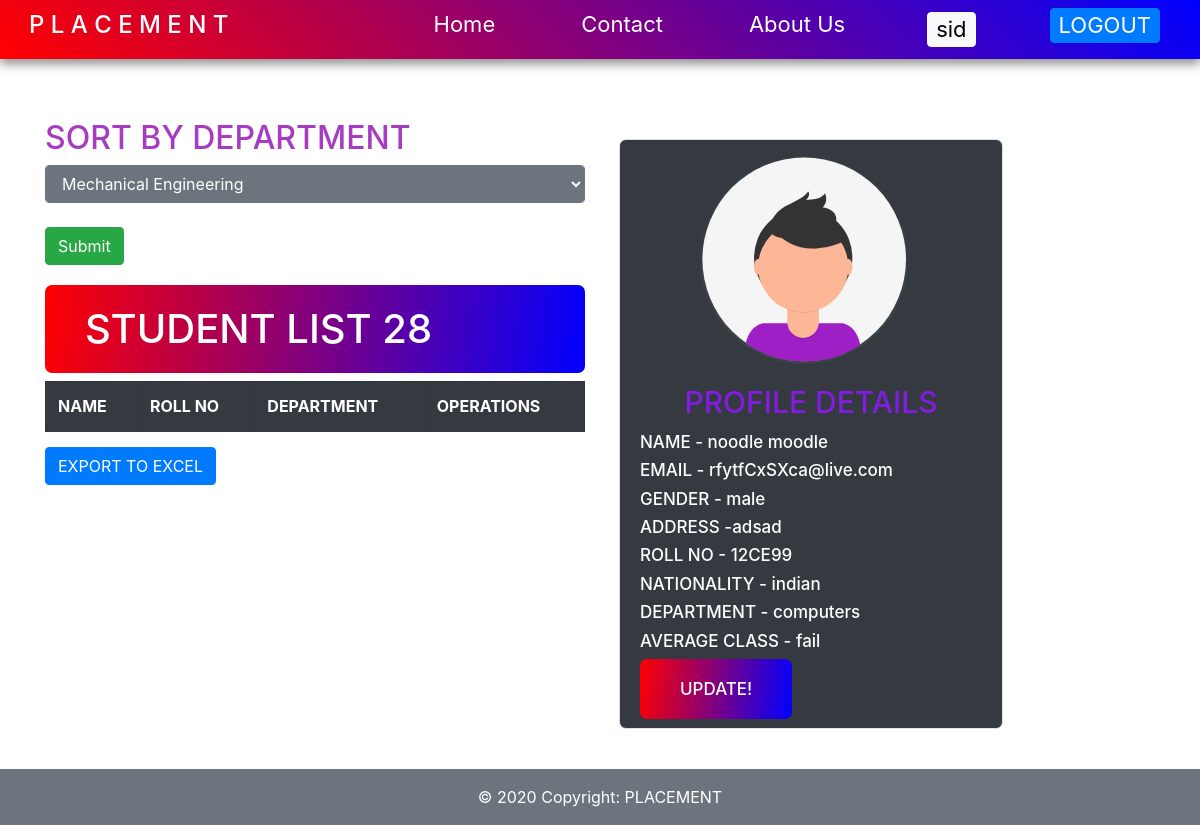
/placement/admin_student.php?id=28 (signed in), run on the app's committed database.
### tables this page shows
CREATE TABLE `student` (
  `id` int(100) NOT NULL,
  `username` varchar(100) NOT NULL,
  `pass` varchar(100) NOT NULL,
  `sex` enum('male','female') NOT NULL,
  `name` varchar(100) NOT NULL,
  `email` varchar(100) NOT NULL,
  `address` varchar(100) NOT NULL,
  `rollno` varchar(100) NOT NULL,
  `nationality` enum('indian','other') NOT NULL,
  `avg_class` enum('fail','first class','second class','distinction') NOT NULL,
  `department` enum('mechanical','electronics','computers','automobile','medical electronics') NOT NULL,
  `usertype` varchar(100) NOT NULL,
  `state` enum('active','inactive') NOT NULL
);

### placement/admin_student.php (the view, shortened to what this page needs)
<?php
include ('includes/db.php');
$id=$_GET['id'];
?>
<!DOCTYPE html>
<html lang="en">
<head>
<link rel="stylesheet" href="styles/style.css">
<link rel="stylesheet" href="css/bootstrap.min.css">
<link href="https://stackpath.bootstrapcdn.com/font-awesome/4.7.0/css/font-awesome.min.css" rel="stylesheet" >
<link rel="stylesheet" href="https://maxcdn.bootstrapcdn.com/bootstrap/4.0.0/css/bootstrap.min.css">
</head>
<body>
<nav class="navbar navbar-expand-lg " id="navbar-id">
<h4 class="ml-3" style="color: white;">P L A C E M E N T</h4>
<div class="collapse navbar-collapse" id="nav-collapse">
<ul class="navbar-nav ml-auto">
<li class="nav-item active">
<a class="nav-link active" href="index.php">Home </a>
</li>
<li class="nav-item">
<a class="nav-link" href="contact.php">Contact</a>
</li>
<li class="nav-item">
<a class="nav-link " href="about.php" >About Us</a>
</li>
<li><a class="nav-link btn btn-light m-1" style="color:black;" href="admin.php">sid </a>
</li>
<li> <a class="nav-link btn btn-primary" href="logout.php"> LOGOUT </a></li>
</ul>
</div>
</nav>
<section id="content">
<div class="container ">
<div class="row">
<div class="col-12 col-md-6 left-side tex-center ">
<form action="?" method="POST">
<h2 class="login-head">SORT BY DEPARTMENT</h2>
<select name="department" class="form-control btn-secondary " value="">
<option value="mechanical">Mechanical Engineering</option>
</select><br>
<input class="btn btn-success" type="submit" name="Search" >
</form>
<h1 class="bt-login">STUDENT LIST <?php echo $id?></h1>
<table class="table table-dark mt-1 table-bordered table-responsive-sm table-responsive-md table-responsive-lg " style=" border-radius:9px;">
<tr>
<thead class="thead bg-dark ">
<th scope="col">NAME</th>
<th scope="col" >ROLL NO</th>
<th scope="col">DEPARTMENT</th>
<th colspan="2">OPERATIONS</th>
</thead>
</tr>
</table>
<a class="btn btn-primary" href="excel_s.php?export=true">EXPORT TO EXCEL</a>
</div>
<div class=" col-12 col-md-6 right-side">
<?php
$sv = "select * from student where id=$id ";
$sv_result = mysqli_query($con, $sv);
?>
<div class="card bg-dark border ml-1" style="width: 24rem; border-radius:7px;">
            <img src="images/student.svg" class="card-img-top  mt-3 " style="width:13rem;margin-left:5rem;" alt="Profile PIC">
            <div class="card-body " style="border-radius:7px">
            <h5 class="card-title text-center " style="color: rgb(129, 28, 224); font-size:30px;">PROFILE DETAILS</h5>
            <?php
while($row = mysqli_fetch_array($sv_result))
{
?>
<h5 style="color:white; font-size:17px">NAME - <?php  echo $row['name'];?></ h5>
<br>
<h5 style="color:white; font-size:17px">EMAIL - <?php echo $row['email'];?></ h5>
<br>
<h5 style="color:white; font-size:17px">GENDER - <?php echo $row['sex'];?></ h5>
<br>
 <h5 style="color:white; font-size:17px">ADDRESS -<?php echo $row['address'];?></ h5>
<br>
<h5 style="color:white; font-size:17px">ROLL NO - <?php echo $row['rollno'];?></ h5>
<br>
<h5 style="color:white; font-size:17px">NATIONALITY - <?php echo $row['nationality'];?></ h5>
<br>
<h5 style="color:white; font-size:17px">DEPARTMENT - <?php echo $row['department'];?></ h5>
<br>
<h5 style="color:white; font-size:17px">AVERAGE CLASS - <?php echo $row['avg_class'];?></ h5>
<br>
<h5 style="color:white; font-size:17px">STATE -<?php echo $row['state'];?></ h5>
<br>
<a href="student_update_page.php?id=<?php echo $row['id'];?> " class="bt-login " style="margin-top:24px;"> UPDATE! </a>
<?php
 }
?>
</div>
</div>
</div>
</div> </div>
<footer class="page-footer font-small footer btn-secondary">
<div class="footer-copyright text-center py-3">
© 2020 Copyright: PLACEMENT
</div>
</footer>
</body>
</html>

### placement/styles/style.css (style rules this page uses)
* { -webkit-box-sizing: border-box; box-sizing: border-box; margin: 0px; padding: 0px; }
body { font-family: 'Lucida Sans', 'Lucida Sans Regular', 'Lucida Grande', 'Lucida Sans Unicode', Geneva, Verdana, sans-serif; }
.navbar { background-image: linear-gradient(45deg, red, blue); -webkit-box-shadow: 0px 5px 10px rgba(112, 112, 112, 0.781); box-shadow: 0px 5px 10px rgba(112, 112, 112, 0.781); padding: 5px !important; }
h4 { color: white; padding: 6px 8px; }
.navbar-nav li { padding: 0px 35px; }
.navbar-nav li a { color: white; font-size: 22px; padding: 0px 10px; float: right; }
.bt-login { color: white; margin-top: 20px !important; padding: 20px 40px; border-radius: 7px !important; cursor: pointer; background-image: linear-gradient(98deg, red, blue); }
#content { width: 100%; }
.container { padding: 20px; width: 100%; margin-top: 40px; }
.left-side { width: 80% !important; -webkit-column-gap: 20px; column-gap: 20px; }
.right-side { width: 100% !important; padding: 20px 20px; -webkit-column-gap: 20px; column-gap: 20px; }
.login-head { color: #a63dc0; }
.footer { background-color: 48; }

### data on the page
student: name "noodle moodle", email "rfytfCxSXca@live.com", sex "male", address "adsad", rollno "12CE99", nationality "indian", department "computers", avg_class "fail"

### other printed values
$id "28"
